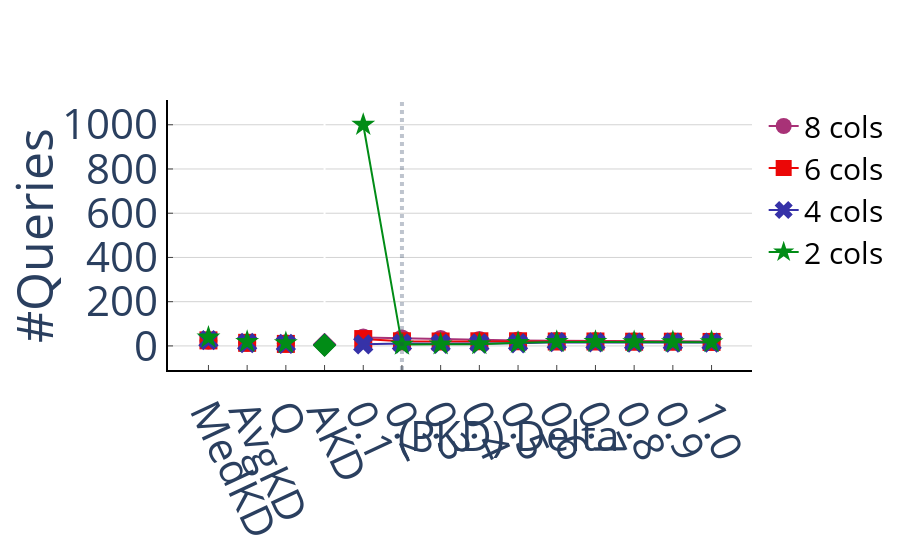

Write notebook code for a chart like this one.
### Markdown cell above
# Payoff

### Code cell
fig = create_figure()

cols = [8, 6, 4, 2]
markers = delta_markers
colors = ['rgba(168, 50, 119, 1)', 'rgba(235, 7, 7, 1)', 'rgba(54, 50, 168, 1)', 'rgba(1, 140, 22, 1)']

lines = []

for i, marker, color in zip(cols, markers, colors):
    fq_times = []
    for d in deltas:
        fq_times.append(get_payoff(read(f'ProgressiveIndex_{d}', f'Uniform{i}'), read('FullScan', f'Uniform{i}')))
    lines.append(
        go.Scatter(
            name=f'{i} cols',
            x=deltas,
            y=fq_times,
            mode='lines+markers',
            marker=dict(
                size=18,
                symbol=marker
            ),
            marker_color=color
        )
    )
    
    # add other indices values
    lines.append(
        go.Scatter(
            name=f'{i}AKD',
            x=[-0.0],
            y=[get_payoff(read(f'CrackingKDTree' ,f'Uniform{i}'), read('FullScan', f'Uniform{i}'))],
            mode='markers',
            marker_color=color,
            marker=dict(
                size=18,
                symbol='diamond'
            ),
            showlegend=False
        )
    )
    
    lines.append(
        go.Scatter(
            name=f'{i}Quasii',
            x=[-0.1],
            y=[get_payoff(read(f'Quasii' ,f'Uniform{i}'), read('FullScan', f'Uniform{i}'))],
            mode='markers',
            marker_color=color,
            marker=dict(
                size=18,
                symbol=marker
            ),
            showlegend=False
        )
    )
    
    lines.append(
        go.Scatter(
            name=f'{i}AvgKD',
            x=[-0.2],
            y=[get_payoff(read(f'AverageKDTree' ,f'Uniform{i}'), read('FullScan', f'Uniform{i}'))],
            mode='markers',
            marker_color=color,
            marker=dict(
                size=18,
                symbol=marker
            ),
            showlegend=False
        )
    )
    
    lines.append(
        go.Scatter(
            name=f'{i}MedKD',
            x=[-0.3],
            y=[get_payoff(read(f'MedianKDTree' ,f'Uniform{i}'), read('FullScan', f'Uniform{i}'))],
            mode='markers',
            marker_color=color,
            marker=dict(
                size=18,
                symbol=marker
            ),
            showlegend=False
        )
    )

# adding the 6 columns with 50% per attribute
# fq_times = []
# for d in deltas:
#     fq_times.append(get_payoff(read(f'ProgressiveIndex_{d}', f'Uniform6_50'), read('FullScan', f'Uniform6_50')))
# lines.append(
#     go.Scatter(
#         name=f'6 cols (50%)',
#         x=deltas,
#         y=fq_times,
#         mode='lines+markers'
#     )
# )

fig.add_traces(data=lines)
fig.update_layout(showlegend=True, yaxis_title='#Queries')
fig.update_xaxes(tickangle=65)
fig.update_layout(
    xaxis = dict(
        tickmode = 'array',
        tickvals = [-0.3, -0.2, -0.1, -0.0] + deltas,
        ticktext = ['MedKD', 'AvgKD', 'Q', 'AKD'] + deltas
    ),
    shapes=[
        dict(
            type= 'line',
            yref="paper", y0= 0, y1=1,
            x0= 0.2, x1=0.2,
            opacity=0.3,
            line=dict(
                width=4,
                dash="dot",
            )
        )
    ],
    annotations=[
        dict(
            x=0.5,
            y=-0.35,
            text="(PKD) Delta",
            xref="x",
            yref="paper",
        )
    ],
    autosize=True,
    margin=dict(
        b=190
    ),
)
fig

### Figure 1 — Plotly figure (JSON) as saved in the notebook; plotly's stock layout.template omitted (floating-point values rounded to 4 significant figures)
{"data": [{"marker": {"color": "rgba(168, 50, 119, 1)", "size": 18, "symbol": "circle"}, "mode": "lines+markers", "name": "8 cols", "type": "scatter", "x": ["0.1", "0.2", "0.3", "0.4", "0.5", "0.6", "0.7", "0.8", "0.9", "1.0"], "y": [38, 34, 31, 27, 25, 23, 22, 21, 21, 20]}, {"marker": {"color": "rgba(168, 50, 119, 1)", "size": 18, "symbol": "diamond"}, "mode": "markers", "name": "8AKD", "showlegend": false, "type": "scatter", "x": [0], "y": [6]}, {"marker": {"color": "rgba(168, 50, 119, 1)", "size": 18, "symbol": "circle"}, "mode": "markers", "name": "8Quasii", "showlegend": false, "type": "scatter", "x": [-0.1], "y": [12]}, {"marker": {"color": "rgba(168, 50, 119, 1)", "size": 18, "symbol": "circle"}, "mode": "markers", "name": "8AvgKD", "showlegend": false, "type": "scatter", "x": [-0.2], "y": [14]}, {"marker": {"color": "rgba(168, 50, 119, 1)", "size": 18, "symbol": "circle"}, "mode": "markers", "name": "8MedKD", "showlegend": false, "type": "scatter", "x": [-0.3], "y": [23]}, {"marker": {"color": "rgba(235, 7, 7, 1)", "size": 18, "symbol": "square"}, "mode": "lines+markers", "name": "6 cols", "type": "scatter", "x": ["0.1", "0.2", "0.3", "0.4", "0.5", "0.6", "0.7", "0.8", "0.9", "1.0"], "y": [31, 21, 20, 21, 21, 20, 20, 19, 19, 18]}, {"marker": {"color": "rgba(235, 7, 7, 1)", "size": 18, "symbol": "diamond"}, "mode": "markers", "name": "6AKD", "showlegend": false, "type": "scatter", "x": [0], "y": [6]}, {"marker": {"color": "rgba(235, 7, 7, 1)", "size": 18, "symbol": "square"}, "mode": "markers", "name": "6Quasii", "showlegend": false, "type": "scatter", "x": [-0.1], "y": [9]}, {"marker": {"color": "rgba(235, 7, 7, 1)", "size": 18, "symbol": "square"}, "mode": "markers", "name": "6AvgKD", "showlegend": false, "type": "scatter", "x": [-0.2], "y": [14]}, {"marker": {"color": "rgba(235, 7, 7, 1)", "size": 18, "symbol": "square"}, "mode": "markers", "name": "6MedKD", "showlegend": false, "type": "scatter", "x": [-0.3], "y": [25]}, {"marker": {"color": "rgba(54, 50, 168, 1)", "size": 18, "symbol": "x"}, "mode": "lines+markers", "name": "4 cols", "type": "scatter", "x": ["0.1", "0.2", "0.3", "0.4", "0.5", "0.6", "0.7", "0.8", "0.9", "1.0"], "y": [7, 11, 10, 11, 12, 17, 16, 15, 15, 15]}, {"marker": {"color": "rgba(54, 50, 168, 1)", "size": 18, "symbol": "diamond"}, "mode": "markers", "name": "4AKD", "showlegend": false, "type": "scatter", "x": [0], "y": [5]}, {"marker": {"color": "rgba(54, 50, 168, 1)", "size": 18, "symbol": "x"}, "mode": "markers", "name": "4Quasii", "showlegend": false, "type": "scatter", "x": [-0.1], "y": [9]}, {"marker": {"color": "rgba(54, 50, 168, 1)", "size": 18, "symbol": "x"}, "mode": "markers", "name": "4AvgKD", "showlegend": false, "type": "scatter", "x": [-0.2], "y": [13]}, {"marker": {"color": "rgba(54, 50, 168, 1)", "size": 18, "symbol": "x"}, "mode": "markers", "name": "4MedKD", "showlegend": false, "type": "scatter", "x": [-0.3], "y": [26]}, {"marker": {"color": "rgba(1, 140, 22, 1)", "size": 18, "symbol": "star"}, "mode": "lines+markers", "name": "2 cols", "type": "scatter", "visible": true, "x": ["0.1", "0.2", "0.3", "0.4", "0.5", "0.6", "0.7", "0.8", "0.9", "1.0"], "y": [1000, 6, 7, 8, 14, 18, 18, 17, 17, 17]}, {"marker": {"color": "rgba(1, 140, 22, 1)", "size": 18, "symbol": "diamond"}, "mode": "markers", "name": "2AKD", "showlegend": false, "type": "scatter", "x": [0], "y": [3]}, {"marker": {"color": "rgba(1, 140, 22, 1)", "size": 18, "symbol": "star"}, "mode": "markers", "name": "2Quasii", "showlegend": false, "type": "scatter", "x": [-0.1], "y": [13]}, {"marker": {"color": "rgba(1, 140, 22, 1)", "size": 18, "symbol": "star"}, "mode": "markers", "name": "2AvgKD", "showlegend": false, "type": "scatter", "x": [-0.2], "y": [18]}, {"marker": {"color": "rgba(1, 140, 22, 1)", "size": 18, "symbol": "star"}, "mode": "markers", "name": "2MedKD", "showlegend": false, "type": "scatter", "x": [-0.3], "y": [38]}], "layout": {"annotations": [{"text": "(PKD) Delta", "x": 0.5, "xref": "x", "y": -0.35, "yref": "paper"}], "autosize": true, "font": {"size": 42}, "legend": {"font": {"color": "black", "size": 30}}, "margin": {"b": 190}, "plot_bgcolor": "rgba(0, 0, 0, 0)", "shapes": [{"line": {"dash": "dot", "width": 4}, "opacity": 0.3, "type": "line", "x0": 0.2, "x1": 0.2, "y0": 0, "y1": 1, "yref": "paper"}], "showlegend": true, "xaxis": {"autorange": true, "linecolor": "black", "linewidth": 2, "range": [-0.391, 1.091], "showline": true, "tickangle": 65, "ticklen": 5, "tickmode": "array", "ticks": "inside", "ticktext": ["MedKD", "AvgKD", "Q", "AKD", "0.1", "0.2", "0.3", "0.4", "0.5", "0.6", "0.7", "0.8", "0.9", "1.0"], "tickvals": [-0.3, -0.2, -0.1, 0, "0.1", "0.2", "0.3", "0.4", "0.5", "0.6", "0.7", "0.8", "0.9", "1.0"], "type": "linear", "zeroline": true}, "yaxis": {"autorange": true, "gridcolor": "lightgrey", "gridwidth": 1, "linecolor": "black", "linewidth": 2, "range": [-155.0, 1158.0], "showgrid": true, "showline": true, "ticklen": 5, "ticks": "inside", "title": {"text": "#Queries"}, "type": "linear", "zeroline": false, "zerolinecolor": "rgba(0, 0, 0, 0)"}}}
